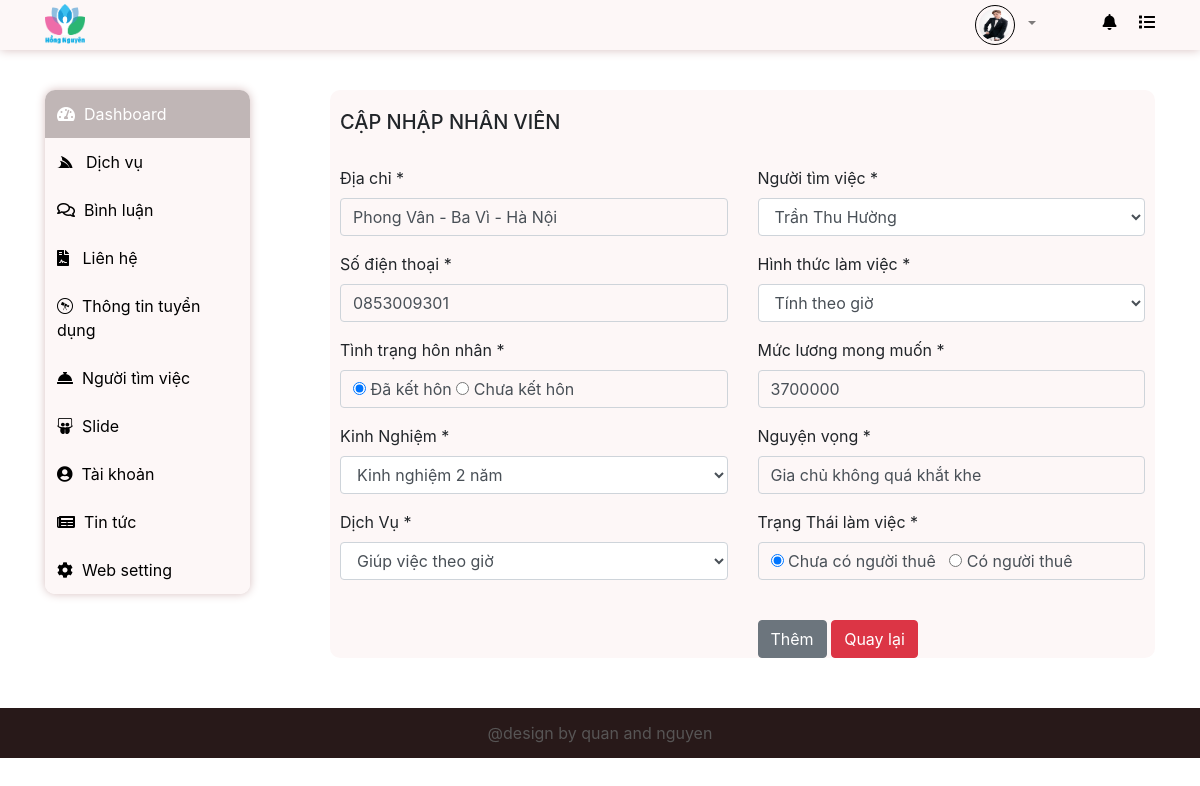
The app's page /admin/nhan_vien/edit_nhan_vien.php?id=4 (signed in) with its own data.
### tables this page shows
CREATE TABLE `nhan_vien` (
  `id` int(11) NOT NULL,
  `dia_chi` varchar(225) NOT NULL,
  `phone` varchar(50) NOT NULL,
  `status` bit(1) NOT NULL COMMENT 'trạng thái hôn nhân',
  `kinh_nghiem` varchar(225) NOT NULL,
  `id_dichvu` int(11) NOT NULL,
  `id_user` int(11) NOT NULL,
  `hinh_thuc_lam_viec` varchar(225) NOT NULL,
  `muc_luong` float NOT NULL,
  `nguyen_vong` varchar(225) NOT NULL,
  `trang_thai` bit(1) NOT NULL
);

CREATE TABLE `dich_vu` (
  `id` int(11) NOT NULL,
  `ten_dich_vu` varchar(225) NOT NULL,
  `mo_ta` longtext NOT NULL,
  `hinh_anh` varchar(225) NOT NULL
);

CREATE TABLE `users` (
  `id` int(11) NOT NULL,
  `ho_ten` varchar(50) NOT NULL,
  `ten_dang_nhap` varchar(50) NOT NULL,
  `mat_khau` varchar(50) NOT NULL,
  `email` varchar(225) NOT NULL,
  `ngay_sinh` date NOT NULL,
  `gioi_tinh` bit(1) NOT NULL,
  `hinh_anh` varchar(255) NOT NULL,
  `vai_tro` bit(1) NOT NULL,
  `trang_thai` bit(1) NOT NULL
);

### dao/pdo.php (called while the page is built, shortened)
<?php
function connect()
{
    $host = "127.0.0.1";
    $dbname = "duan1";
    $db_username = "root";
    $db_password = "";
    return new PDO("mysql:host=$host;dbname=$dbname", $db_username, $db_password);
}
function selectAll($sql)
{
    $conne = connect();
    $stml = $conne->prepare($sql);
    $stml->execute();
    return $select = $stml->fetchAll();
}

### admin/nhan_vien/edit_nhan_vien.php (the view, shortened to what this page needs)
<?php
require_once('../../dao/pdo.php');
$id = $_GET['id'];
?>
<!DOCTYPE html>
<html lang="en">
<head>
    <?php include('../../link/style.php') ?>
    <link rel="stylesheet" href="../../content/css.css">
</head>
<body>
    <?php include('../layout/header.php'); ?>
    <div class="container-fluid">
        <div class="container">
            <div class="row">
                <div class="col-md-3">
                    <?php include('../layout/menu.php'); ?>
                </div>
                <div class="col-md-9" style="margin-top: 40px;">
                    <div class="content_admin" style="width: 100%;background-color: #fdf7f7;border-radius: 10px;">
                        <div class="tieu_de" style="padding: 20px 0 0 10px;">
                            <h5>CẬP NHẬP NHÂN VIÊN </h5>
                        </div>
                        <br>
                        <?php foreach (selectall("select * from nhan_vien where id=$id") as $item) { ?>
                            <form action="<?= BASE_URL . 'admin/nhan_vien/edit_nhan_vien.php?id=' . $id ?>" method="post" enctype="multipart/form-data" class="form_user">
                                <div class="row">
                                    <div class="col-md-6" style="padding-left: 25px;">
                                        <div class="form-group">
                                            <label for="">Địa chỉ *</label>
                                            <input type="text" class="form-control" name="dia_chi" value="<?= $item['dia_chi'] ?>" style="background-color: #fdf7f7;">
                                        </div>
                                        <div class="form-group">
                                            <label for="">Số điện thoại *</label>
                                            <input type="text" class="form-control" value="<?= $item['phone'] ?>" name="phone" style="background-color: #fdf7f7;">
                                        </div>
                                        <div class="form-group">
                                            <label for="">Tình trạng hôn nhân *</label>
                                            <div class="form-control" style="background-color: #fdf7f7;">
                                                <input type="radio" name="hon_nhan" value="0" <?php echo $item['status'] == 0 ? 'checked' : '' ?>> Đã kết hôn
                                                <input type="radio" name="hon_nhan" value="1" <?php echo $item['status'] == 1 ? 'checked' : '' ?>> Chưa kết hôn
                                            </div>
                                        </div>
                                        <div class="form-group">
                                            <label for="">Kinh Nghiệm *</label>
                                            <select name="kinh_nghiem" class="form-control">
                                                <option value="Kinh nghiệm 2 năm" <?php if ($item['kinh_nghiem'] == "Kinh nghiệm 2 năm") {
                                                                                        echo "selected";
                                                                                    } ?>>Kinh nghiệm 2 năm</option>
                                            </select>
                                        </div>
                                        <div class="form-group">
                                            <label for="">Dịch Vụ *</label>
                                            <select name="dich_vu" class="form-control">
                                                <?php foreach (selectall("select * from dich_vu") as $value) { ?>
                                                    <option value="<?= $value['id'] ?>" <?php if ($value['id'] == $item['id_dichvu']) {
                                                                                            echo 'selected';
                                                                                        } ?>><?= $value['ten_dich_vu'] ?></option>
                                                <?php } ?>
                                            </select>
                                        </div>
                                    </div>
                                    <div class="col-md-6" style="padding-right: 25px;">
                                        <div class="form-group">
                                            <label for="">Người tìm việc *</label>
                                            <select name="user" class="form-control">
                                                <?php foreach (selectall("select * from users") as $value) { ?>
                                                    <option value="<?= $value['id'] ?>" <?php if ($value['id'] == $item['id_user']) {
                                                                                            echo 'selected';
                                                                                        } ?>><?= $value['ho_ten'] ?></option>
                                                <?php } ?>
                                            </select>
                                        </div>
                                        <div class="form-group">
                                            <label for="">Hình thức làm việc *</label>
                                            <select name="hinh_thuc_lam_viec" class="form-control">
                                                <option value="Tính theo giờ" <?php if ($item['hinh_thuc_lam_viec'] == "Tính theo giờ") {
                                                                                    echo "selected";
                                                                                } ?>>Tính theo giờ</option>
                                            </select>
                                        </div>
                                        <div class="form-group">
                                            <label for="">Mức lương mong muốn *</label>
                                            <input type="number" class="form-control" value="<?php echo $item['muc_luong'] ?>" name="muc_luong" style="background-color: #fdf7f7;">
                                        </div>
                                        <div class="form-group">
                                            <label for="">Nguyện vọng *</label>
                                            <input type="text" name="nguyen_vong" value="<?php echo $item['nguyen_vong'] ?>" style="background-color: #fdf7f7;" class="form-control">
                                        </div>
                                        <div class="form-group">
                                            <label for="">Trạng Thái làm việc *</label>
                                            <div class="form-control" style="background-color: #fdf7f7;">
                                                <label><input name="trang_thai" value="0" type="radio" <?php echo ($item['trang_thai'] == 0) ? "checked" : " "; ?>> Chưa có người thuê</label>&nbsp;&nbsp;
                                                <label><input name="trang_thai" value="1" type="radio" <?php echo ($item['trang_thai'] == 1) ? "checked" : " "; ?>> Có người thuê</label>
                                            </div>
                                        </div>
                                        <br>
                                        <button type="submit" class="btn btn-secondary" name="add_tai_khoan">Thêm</button>
                                        <a href="index.php" type="submit" class="btn btn-danger">Quay lại</a>
                                    </div>
                                </div>
                            </form>
                        <?php } ?>
                    </div>
                </div>
            </div>
        </div>
    </div>
    <?php include('../layout/footer.php'); ?>
</body>
</html>

### records on screen
nhan_vien: dia_chi "Phong Vân - Ba Vì - Hà Nội", phone "0853009301", status "☑", kinh_nghiem "Kinh nghiệm 2 năm", dich_vu "Giúp việc theo giờ", user "Trần Thu Hường", hinh_thuc_lam_viec "Tính theo giờ", muc_luong "3700000", nguyen_vong "Gia chủ không quá khắt khe", trang_thai "☑ Chưa có người thuê", trang_thai "☐ Có người thuê"
